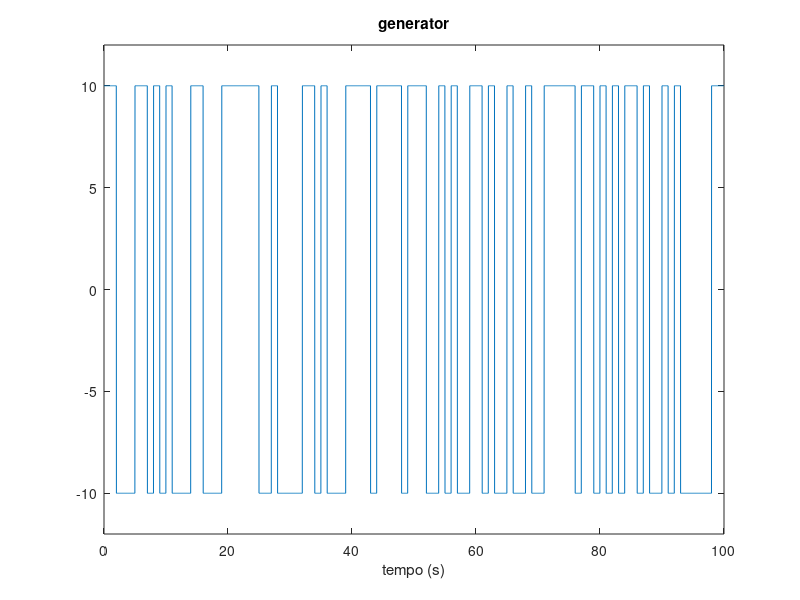
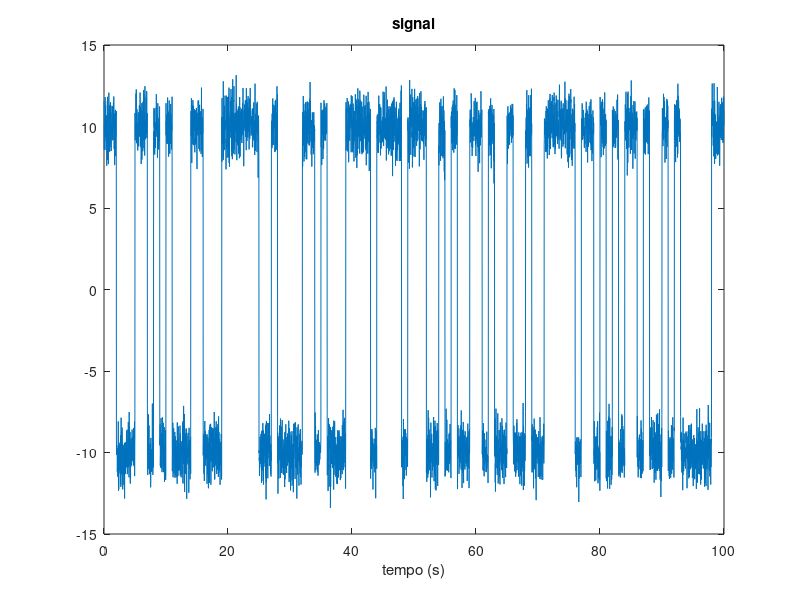

Source code (MATLAB) for these figures, in order: (Note: this script raises an error after producing the figures.)
close all;

Fsampling = 50;
Tsymbol = 1;
Vamp = 10;
Nbits = 100;

t = 0:1/Fsampling:Nbits-1/Fsampling;
bit1 = Vamp*ones(1,Fsampling);
bit0 = -Vamp*ones(1,Fsampling);
% y = [bit1 bit0 bit1 bit0 bit1];
% Nbits = length(t)/length(bit1);
y = zeros(1,length(t));
for i=1:length(t)/Nbits:length(t)
    if (randi(100,1) <= 50)
        y(i:i+length(bit1)-1) = bit0;
    else
        y(i:i+length(bit1)-1) = bit1;
    end
end

figure;
plot(t,y);
xlabel('tempo (s)');
title('generator');
axis([0 Nbits -1.2*Vamp 1.2*Vamp]);

noise = randn(1,length(y));
yr = y+noise;

figure;
plot(t,yr);
xlabel('tempo (s)');
title('signal');

yfiltered = lowpass(yr,Fsampling/2.2, Fsampling);
figure;
plot(yfiltered);
title('yfiltered');

ytruncated = yfiltered;

step = length(y)/Nbits;
for i = 1:step:length(y)
    received_bit =  mean(ytruncated(i:i+step-1));
    if received_bit > 0 
        ytruncated(i:i+step-1) = Vamp;
    else
        ytruncated(i:i+step-1) = -Vamp;
    end 
end
figure;
plot(t, ytruncated);
axis([0 Nbits -1.2*Vamp 1.2*Vamp]);
xlabel('tempo (s)');
title('receptor');

n_wrong_bits = 0;
for i = 1:step:length(y)
    generated_bit = mean(y(i:i+step-1));
    if generated_bit > 0 
        generated_bit = Vamp;
    else
        generated_bit = -Vamp;
    end
    received_bit =  mean(ytruncated(i:i+step-1));
    if received_bit > 0 
        received_bit = Vamp;
    else
        received_bit = -Vamp;
    end    
    if generated_bit ~= received_bit
        n_wrong_bits = n_wrong_bits+1;
    end
end

n_wrong_bits
disp('pause');
pause;


%=================================================
%=================================================

%initial values and arrays
bit_error_rate = [];
wave_energy = [];
k=4;
max_bit_err = 10^-k; 
Nbits=100*10^k;
% Nbits=20;

Fsampling = 50;
Tsymbol = 1;
Vamp = 0.1;

t = 0:1/Fsampling:Nbits-1/Fsampling;
y = zeros(1,length(t));

profile on

%iterate until 10dB
while(10*log10((Vamp^2)*Fsampling*Tsymbol)<10)

    %generate y signal with random bits
    bit1 = Vamp*ones(1,Fsampling);
    bit0 = -Vamp*ones(1,Fsampling);
    for i=1:length(t)/Nbits:length(t)
        if (randi(100,1) <= 50)
            y(i:i+length(bit1)-1) = bit0;
        else
            y(i:i+length(bit1)-1) = bit1;
        end
    end 
    
    %add transmission noise
    noise = randn(1,length(y));
    yr = y+noise;

    %filter received signal
    yfiltered = lowpass(yr,Fsampling/2.2, Fsampling);

    %digitalize
    ytruncated = yfiltered;
    for i = 1:step:length(y)
        received_bit =  mean(ytruncated(i:i+step-1));
        if received_bit > 0 
            ytruncated(i:i+step-1) = Vamp;
        else
            ytruncated(i:i+step-1) = -Vamp;
        end 
    end

    %calculate number of wrong bits
    n_wrong_bits = 0;
    step = length(y)/Nbits;
    for i = 1:step:length(y)
        generated_bit = mean(y(i:i+step-1));
        if generated_bit > 0 
            generated_bit = Vamp;
        else
            generated_bit = -Vamp;
        end
        received_bit =  mean(ytruncated(i:i+step-1));
        if received_bit > 0 
            received_bit = Vamp;
        else
            received_bit = -Vamp;
        end    
        if generated_bit ~= received_bit
            n_wrong_bits = n_wrong_bits+1;
        end
    end

    %calculate statistics for making final graphs
    bit_error_rate = [bit_error_rate, (n_wrong_bits/Nbits)];
    wave_energy = [wave_energy , 10*log10(Vamp^2*Fsampling*Tsymbol)];
    10*log10(Vamp^2*Fsampling*Tsymbol)
    
    %update Amplitude for next iteraction    
    Vamp = Vamp+0.1;
end

figure();
semilogy(wave_energy, bit_error_rate);
axis([0 max(wave_energy) 0 1.2*max(bit_error_rate)]);
xlabel('wave energy dB');
ylabel('bit error rate log');
disp('Final amplitude: ');
disp(Vamp);